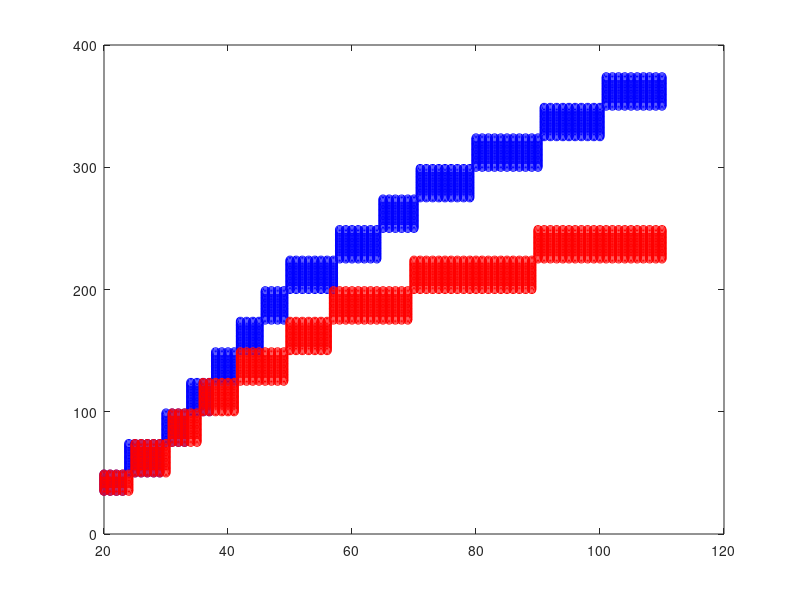

Source code (MATLAB): (Note: this script raises an error after producing the figure.)
function fitWeights
clc
close all

%longer data available here, but doesn't match early data
%http://jn.nutrition.org/cgi/reprint/100/1/59.pdf
% day=   [30   60    90    120   150   180   360   540  ]';
% male=  [72   189.5 270   312   341.5 364.7 443.8 507.4]';
% female=[64.7 154.2 197.1 225.2 238.8 250.5 262.6 262.4]';


%http://www.harlan.com/models/longevans.asp
%note table does not match graph!  ex: male 10 weeks is >300 in graph, but <300 in table!
%   grams     male days        female days
d={...
    [35 49]    [20 23]      [20 24]; ...
    [50 74]    [24 29]      [25 30]; ...
    [75 99]    [30 33]      [31 35]; ...
    [100 124]  [34 37]      [36 41]; ...
    [125 149]  [38 41]      [42 49]; ...
    [150 174]  [42 45]      [50 56]; ...
    [175 199]  [46 49]      [57 69]; ...
    [200 224]  [50 57]      [70 89]; ...
    [225 249]  [58 64]      [90 110]; ...
    [250 274]  [65 70]      []; ...
    [275 299]  [71 79]      []; ...
    [300 324]  [80 90]      []; ...
    [325 349]  [91 100]     []; ...
    [350 374]  [101 110]    []...
    };

male_day=[];female_day=[];male=[];female=[];
for i=1:size(d,1)
    for j=d{i,1}(1):d{i,1}(2)
        for k=d{i,2}(1):d{i,2}(2)
            male(end+1,1)=j;
            male_day(end+1,1)=k;
        end
        if ~isempty(d{i,3})
            for k=d{i,3}(1):d{i,3}(2)
                female(end+1,1)=j;
                female_day(end+1,1)=k;
            end
        end
    end
end

plot(male_day,male,'bo');
hold on
plot(female_day,female,'ro');

% a=curve
% b=scale
% c=y offset
% d=x offset

logMod = 'c+(b*log(x-d)/log(a))';
rootMod = 'c+(b*(abs(x-d))^(1/a))';

logF = fittype(logMod)
rootF= fittype(rootMod)

targetNames={'a' 'b' 'c' 'd'}';
if ~all(strcmp(coeffnames(logF),targetNames)) || ~all(strcmp(coeffnames(rootF),targetNames))
    error('unexpected ordering of names -- will misinterpret up lower/upper vectors')
end

logOpts=fitoptions(logMod)
rootOpts=fitoptions(rootMod)

logOpts.Lower=[1 0];
rootOpts.Lower=[1 0];

[logMale,gof,output] = fit(male_day,male,logF,logOpts)
[rootMale,gof,output] = fit(male_day,male,rootF,rootOpts)

% exclude=logical([0 0 0 0 0 1 1]');
% exclude=[];
%logOpts.Exclude=exclude;
%rootOpts.Exclude=exclude;
[logFemale,gof,output] = fit(female_day,female,logF,logOpts)
[rootFemale,gof,output] = fit(female_day,female,rootF,rootOpts)

plot(logMale,'b-')
plot(rootMale,'b--')
plot(logFemale,'r-')
plot(rootFemale,'r--')
ylim([0 600])
